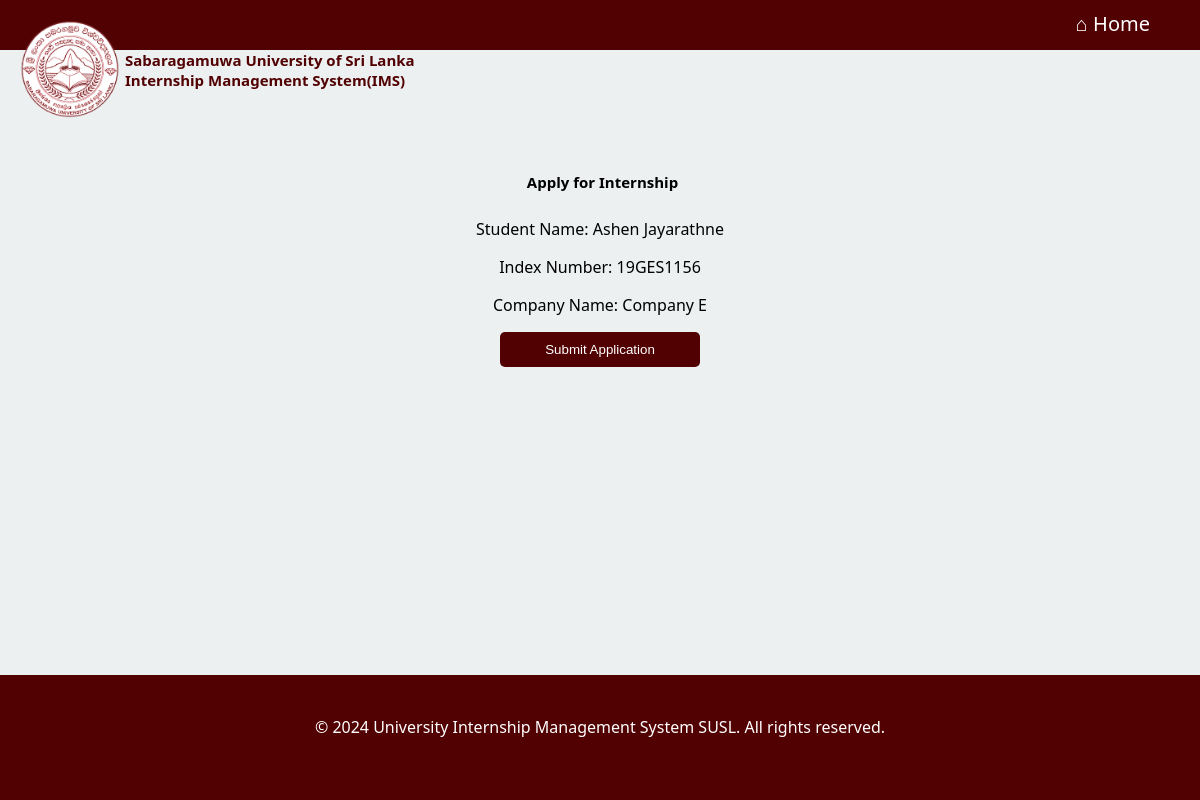
/templates/apply_internship.php?user_id=5&company_id=5 (signed in), run on the app's committed database.
### tables this page shows
CREATE TABLE `student` (
  `StudentID` int(11) NOT NULL,
  `FirstName` varchar(255) DEFAULT NULL,
  `LastName` varchar(255) DEFAULT NULL,
  `Faculty` varchar(255) DEFAULT NULL,
  `Course` varchar(255) DEFAULT NULL,
  `ProfilePhoto` longblob DEFAULT NULL,
  `CV` longblob DEFAULT NULL,
  `UserID` int(11) DEFAULT NULL,
  `IndexNumber` varchar(50) NOT NULL
);

CREATE TABLE `company` (
  `CompanyID` int(11) NOT NULL,
  `Name` varchar(255) NOT NULL,
  `Address` text DEFAULT NULL,
  `Description` text DEFAULT NULL,
  `Industry` varchar(255) DEFAULT NULL,
  `LogoPath` longblob DEFAULT NULL,
  `UserID` int(11) DEFAULT NULL,
  `ApproveID` int(11) NOT NULL
);

### templates/apply_internship.php (the view, shortened to what this page needs)
<?php
require_once 'dbconnect.php';
$user_id = $_GET['user_id'];
$company_id = $_GET['company_id'];
$sql = "SELECT s.StudentID, s.FirstName AS StudentFirstName, s.LastName AS StudentLastName, s.IndexNumber, c.Name AS CompanyName
        FROM student s
        JOIN company c ON c.CompanyID = ?
        WHERE s.UserID = ?";
if ($stmt = $conn->prepare($sql)) {
    $stmt->bind_param('ii', $company_id, $user_id);
    if ($stmt->execute()) {
        $stmt->bind_result($studentID, $studentFirstName, $studentLastName, $indexNumber, $companyName);
    } else {
        echo "Error: " . $conn->error;
    }
} else {
    echo "Error: " . $conn->error;
}
?>
<!DOCTYPE html>
<html lang="en">
<head>
    <link rel="stylesheet" type="text/css" href="../styles/login.css">
</head>
<body>
    <header>
     <div class="img-div"> <img class="img" src="../assets/Logo-SUSL.png"></div>
    <div class="h"> <h1>Sabaragamuwa University of Sri Lanka<br>Internship Management System(IMS)</h1></div>
              <div class="list"><div class ="home"> <a href="../index.php">&#8962 Home</a></div>
               </div>
    </header><br>
    <br>
    <br>
    <br>
    <h1 style="text-align:center; color:black; ">Apply for Internship</h1>
    <main>
        <div class="application-info" style="text-align:center;">
            <p>Student Name: <?php echo $studentFirstName . ' ' . $studentLastName; ?></p>
            <p>Index Number: <?php echo $indexNumber; ?></p>
            <p>Company Name: <?php echo $companyName; ?></p>
        </div>
        <div class="application-form">
            <form method="post">
              <div style="text-align:center;"><button type="submit" style="width:200px; text-align:center; ">Submit Application</button></div>
            </form>
        </div>
    </main>
    <footer>
        <p>&copy; 2024 University Internship Management System SUSL. All rights reserved.</p>
    </footer>
</body>
</html>

### styles/login.css (style rules this page uses)
body { font-family: Arial, sans-serif; margin: 0; padding: 0; background-color: #ecf0f1; }
button { background-color: #520103; color: #fff; padding: 10px; border: none; cursor: pointer; width: 100%; border-radius: 5px; }
p { font-family: system-ui, -apple-system, BlinkMacSystemFont, 'Segoe UI', Roboto, Oxygen, Ubuntu, Cantarell, 'Open Sans', 'Helvetica Neue', sans-serif; }
header { background-color: #520103; color: white; height: 50px; background-position: center top; padding-top: 0%; }
footer { text-align: center; background-color: #520103; height: 100px; padding-top: 25px; color: white; }
.home { display: inline-block; margin-right: 50px; }
.list { display: block; float: right; margin-top: 10px; font-size: 20px; display: inline-block; margin-right:0px; font-family: system-ui, -apple-system, BlinkMacSystemFont, 'Segoe UI', Roboto, Oxygen, Ubuntu, Cantarell, 'Open Sans', 'Helvetica Neue', sans-serif; }
a { color:white; text-decoration: none; -webkit-text-stroke-color: 5px #520103; }
.img { width: 100px; margin-left: 20px; display:inline-block; }
.img-div { float: left; margin-top: 20px; display:inline-block; margin: left 50px; object-fit:contain; }
h1 { display: inline-block; color:#520103; margin-top:50px; Margin-left:5px; font-size:15px; font-family: system-ui, -apple-system, BlinkMacSystemFont, 'Segoe UI', Roboto, Oxygen, Ubuntu, Cantarell, 'Open Sans', 'Helvetica Neue', sans-serif; }
.h { display:inline-block; }
footer { margin-top: auto; }
body { display: flex; flex-direction: column; min-height: 100vh; margin: 0; padding: 0; background-color: #ecf0f1; }

### data on the page
student: FirstName "Ashen", LastName "Jayarathne", IndexNumber "19GES1156", company.Name "Company E"
